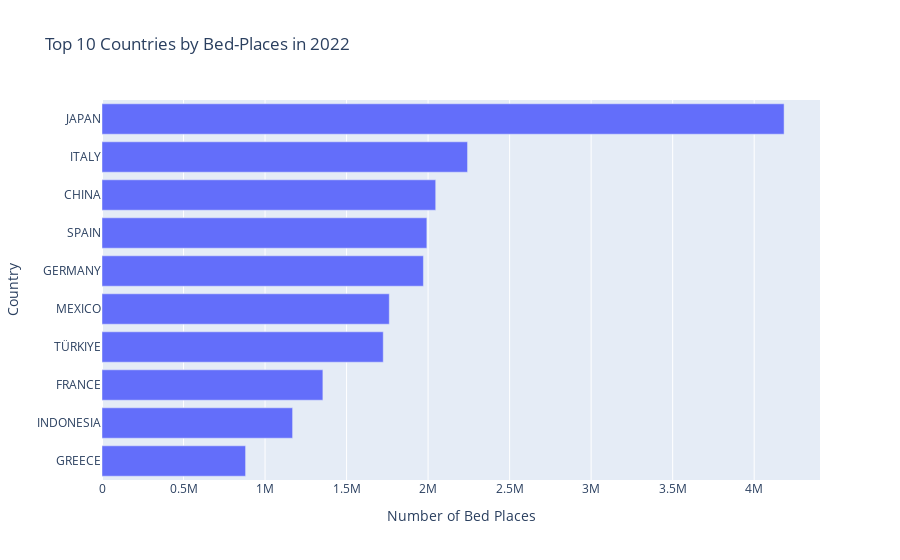

Notebook code for this chart:
### Code cell
import plotly.express as px

fig = px.bar(df_top_beds, x='Bed_Places', y='Country',
             orientation='h',
             title=f"Top 10 Countries by Bed-Places in {df_top_beds['Year'][0]}",
             labels={'Bed_Places': 'Number of Bed Places', 'Country': 'Country'})
fig.update_layout(yaxis={'categoryorder':'total ascending'})
fig.show()

### Figure 1 — Plotly figure (JSON) as saved in the notebook; plotly's stock layout.template omitted (floating-point values rounded to 4 significant figures)
{"data": [{"alignmentgroup": "True", "hovertemplate": "Number of Bed Places=%{x}<br>Country=%{y}<extra></extra>", "legendgroup": "", "marker": {"color": "#636efa", "pattern": {"shape": ""}}, "name": "", "offsetgroup": "", "orientation": "h", "showlegend": false, "textposition": "auto", "type": "bar", "x": [4183501, 2241988, 2046700, 1992394, 1971314, 1762044, 1724987, 1354728, 1169006, 880624], "xaxis": "x", "y": ["JAPAN", "ITALY", "CHINA", "SPAIN", "GERMANY", "MEXICO", "TÜRKIYE", "FRANCE", "INDONESIA", "GREECE"], "yaxis": "y"}], "layout": {"barmode": "relative", "legend": {"tracegroupgap": 0}, "title": {"text": "Top 10 Countries by Bed-Places in 2022"}, "xaxis": {"anchor": "y", "domain": [0, 1], "title": {"text": "Number of Bed Places"}}, "yaxis": {"anchor": "x", "categoryorder": "total ascending", "domain": [0, 1], "title": {"text": "Country"}}}}
